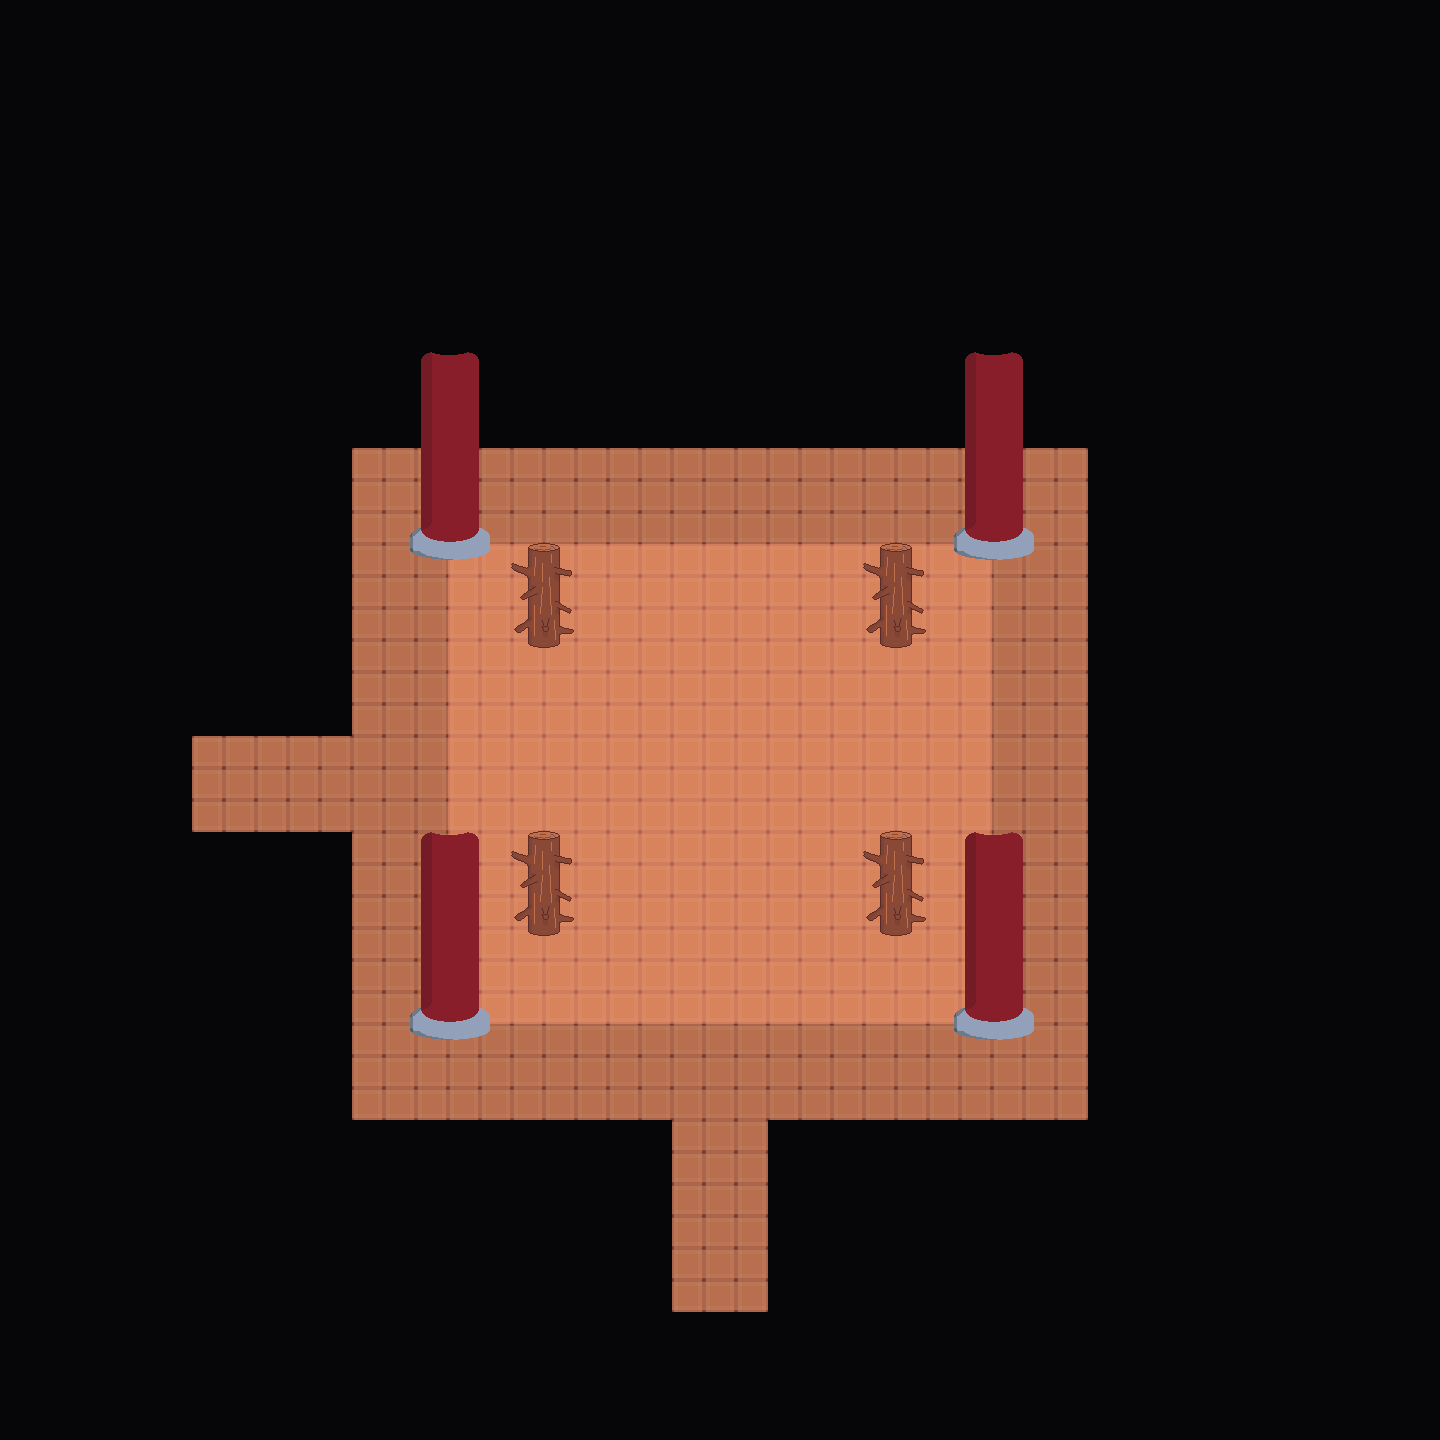

A 2D game scene composited from a Tiled map and its tileset images. What follows is a short description and the map's XML, with each tile layer's data collapsed to a summary:
An orthogonal 45x45 tile map with 32x32 px tiles, 2 tile layers (Tile Layer 1, Object), 1 hidden layer not drawn, 4 tilesets and 2 objects (Sect Temple exit, Library Enterance).

<map version="1.10" tiledversion="1.12.2" orientation="orthogonal" renderorder="right-down" width="45" height="45" tilewidth="32" tileheight="32" infinite="0" nextlayerid="7" nextobjectid="4">
 <tileset firstgid="1" name="Tileset 2" tilewidth="32" tileheight="32" tilecount="16" columns="8">
  <image source="../cave/Tileset 2.png" width="256" height="64" />
 </tileset>
 <tileset firstgid="17" name="Tileset 3" tilewidth="32" tileheight="32" tilecount="8" columns="8">
  <image source="Tileset 3.png" width="256" height="32" />
 </tileset>
 <tileset firstgid="25" name="EditorHelpers" tilewidth="32" tileheight="32" tilecount="2" columns="2">
  <image source="../cave/editor_helpers.png" width="64" height="32" />
  <tile id="0">
   <properties>
    <property name="blocked" type="bool" value="true" />
   </properties>
  </tile>
  <tile id="1">
   <properties>
    <property name="walkable" type="bool" value="true" />
   </properties>
  </tile>
 </tileset>
 <tileset firstgid="27" name="bleh" tilewidth="256" tileheight="256" tilecount="3" columns="3">
  <image source="bleh_atlas.png" width="768" height="256" />
 </tileset>
 <layer id="1" name="Tile Layer 1" width="45" height="45">
  <data>[2025 cells, 2025 non-empty, 3 distinct tile ids]</data>
 </layer>
 <layer id="4" name="Object" width="45" height="45">
  <data>[2025 cells, 8 non-empty, 2 distinct tile ids]</data>
 </layer>
 <layer id="5" name="Collision" width="45" height="45" visible="0">
  <data>[2025 cells, 1541 non-empty, 1 distinct tile ids]</data>
 </layer>
 <objectgroup id="6" name="Interactions">
  <object id="1" name="Sect Temple exit" x="720" y="1280">
   <properties>
    <property name="destination" value="village_map/new_village" />
    <property name="prompt" value="E: Return to village" />
    <property name="range" type="int" value="80" />
    <property name="spawnX" type="int" value="728" />
    <property name="spawnY" type="int" value="1328" />
   </properties>
   <point />
  </object>
  <object id="3" name="Library Enterance" x="209.333" y="797.333">
   <properties>
    <property name="destination" value="library_map/library" />
    <property name="prompt" value="E: Enter library" />
    <property name="range" value="80" />
    <property name="spawnX" value="24" />
    <property name="spawnY" value="1320" />
   </properties>
   <point />
  </object>
 </objectgroup>
</map>
